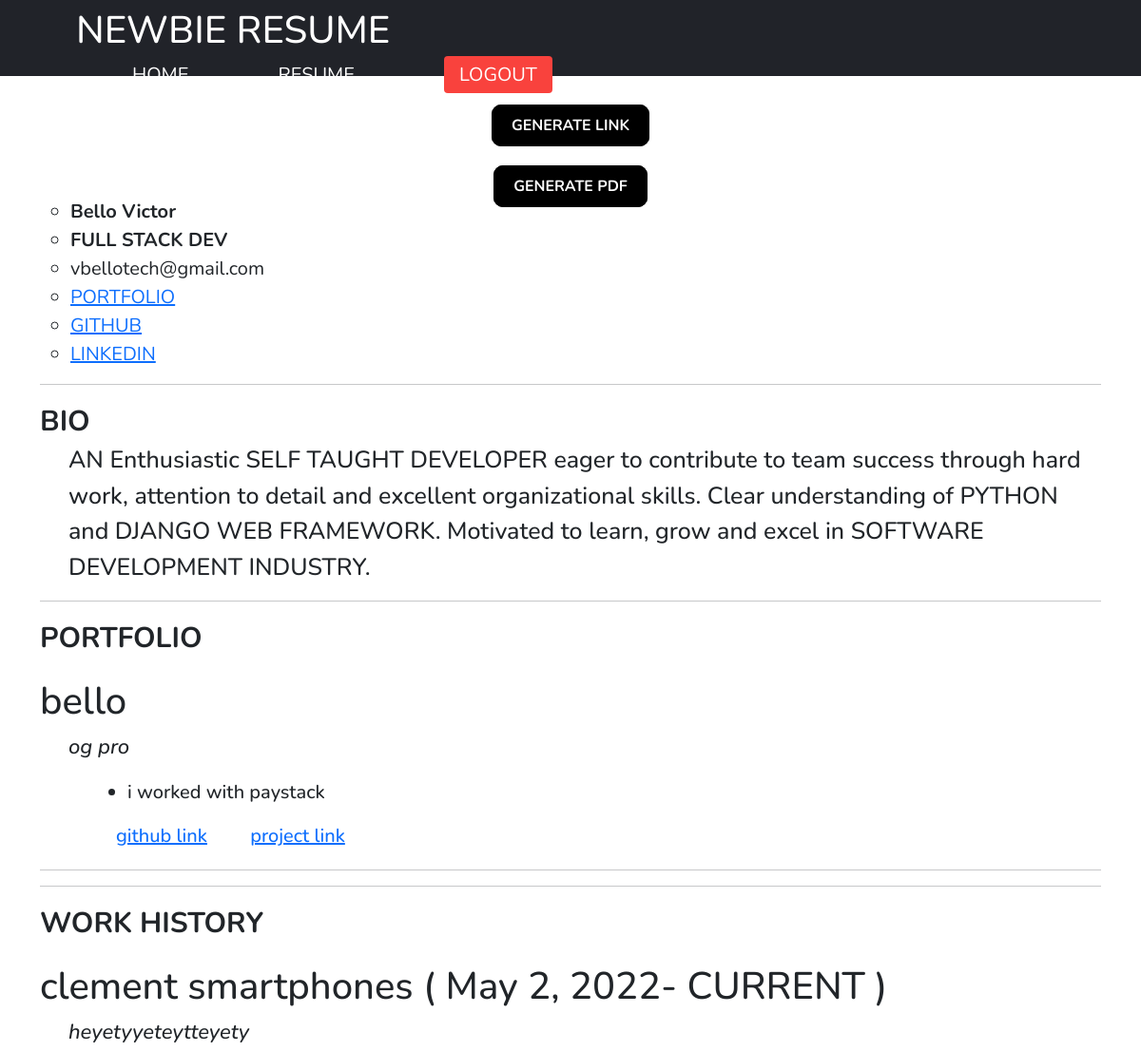
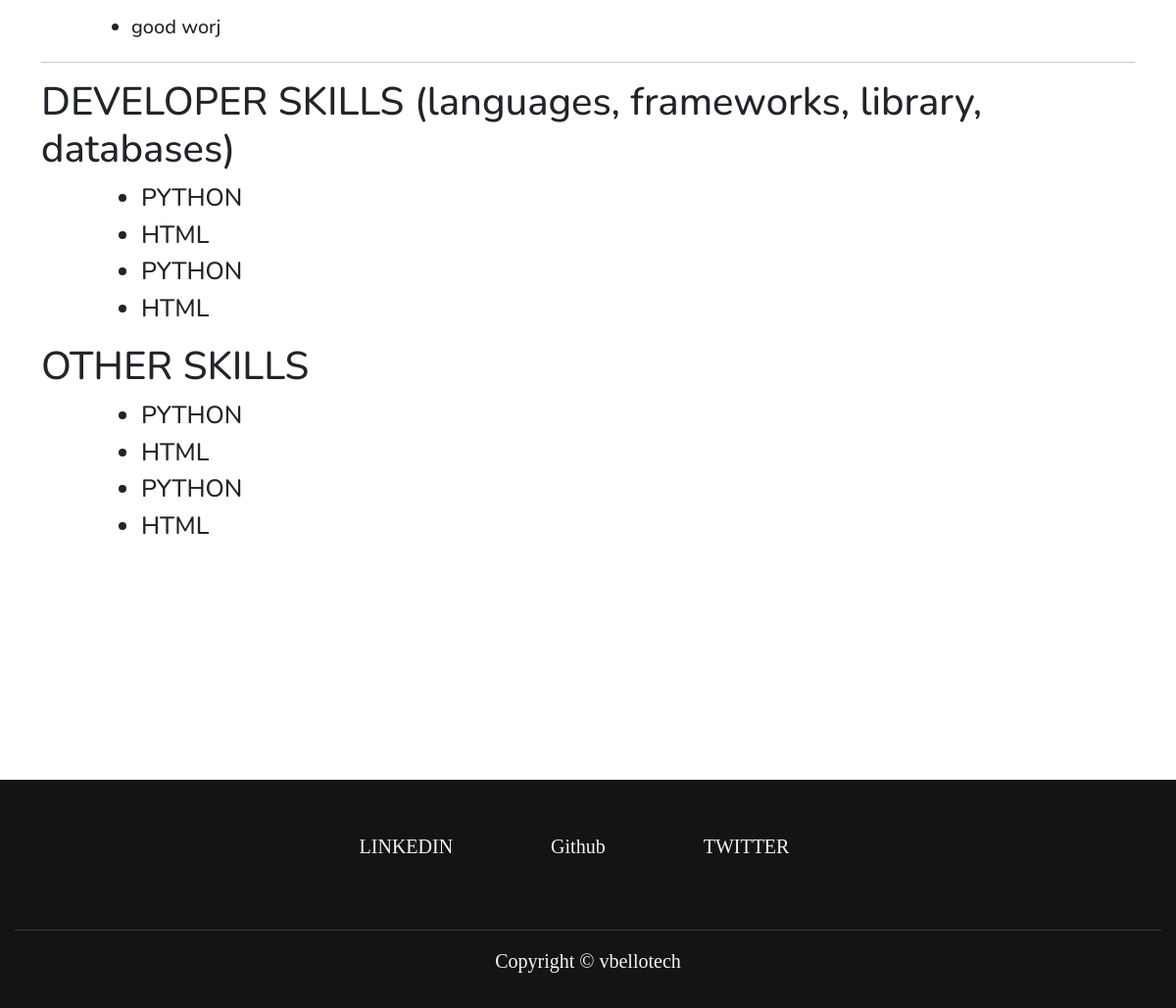
Page /resume/4/preview/ (signed in) on the committed database (2 pictures, top to bottom).
### resume/models.py (models this page shows, shortened)
class Resume(models.Model):
    user = models.ForeignKey('auth.user', on_delete=models.CASCADE)
    name = models.CharField(max_length=60)
    resume_link = models.URLField(blank=True, null=True)
    slug = models.SlugField(default=create_code())

class Userprofile(models.Model):
    user = models.OneToOneField('auth.user', on_delete=models.CASCADE)
    phone = PhoneNumberField(blank=True, null=True)
    bio = models.TextField(blank=True, null=True)
    portfolio = models.URLField(blank=True, null=True)
    github = models.URLField(blank=True, null=True)
    linkedin = models.URLField(blank=True, null=True)
    has_profile = models.BooleanField(default=False, blank=True, null=True)
    created_date = models.DateTimeField(default=timezone.now)

class Project(models.Model):
    user = models.ForeignKey('auth.user', on_delete=models.CASCADE)
    resume = models.ForeignKey('Resume', related_name="resume", null=True, on_delete=models.CASCADE)
    name = models.CharField(max_length=60)
    description = models.CharField(max_length=250, blank=False, null=False)
    github = models.URLField(blank=True, null=True)
    link = models.URLField(blank=True, null=True)
    date_added = models.DateTimeField(default=timezone.now)

class Experience(models.Model):
    project = models.ForeignKey('Project', related_name="project", on_delete=models.CASCADE)
    user = models.ForeignKey('auth.user', related_name="experience_gainer", on_delete=models.CASCADE)
    body = models.CharField(max_length=500, blank=False, null=False)
    date_added = models.DateTimeField(auto_now_add=True)

class Work(models.Model):
    user = models.ForeignKey('auth.user', on_delete=models.CASCADE)
    resume = models.ForeignKey('Resume', related_name="resume_work", null=True, on_delete=models.CASCADE)
    company_name = models.CharField(max_length=300)
    company_description = models.CharField(max_length=250, blank=False, null=False)
    start_date = models.DateField()
    end_date = models.DateField(blank=True, null=True)

class Responsibility(models.Model):
    work = models.ForeignKey('Work', related_name="work", on_delete=models.CASCADE)
    user = models.ForeignKey('auth.user', related_name="responsibilty_owner", on_delete=models.CASCADE)
    body = models.CharField(max_length=500, blank=False, null=False)
    date_added = models.DateTimeField(auto_now_add=True)

### resume/views.py (the view)
# urls.py: path('resume/<int:pk>/preview/', ResumePreviewView.as_view(), name="preview_resume"),
class ResumePreviewView(View, LoginRequiredMixin):
    def get(self, request, pk,  *args, **kwargs):
        mainuser = User.objects.get(username=request.user)
        userprofile = Userprofile.objects.get(user=request.user)
        resume = Resume.objects.get(user=self.request.user, pk=pk)
        project = Project.objects.filter(user=request.user, resume=resume)
        work = Work.objects.filter(user=request.user, resume=resume)
        context =  {
            'user':mainuser,
            'userp':userprofile,
            'resume':resume,
            'projects':project,
            'works':work
        }
        return render (self.request, 'resume/resume_review.html', context)

### templates/resume/resume_review.html
{% extends 'base.html' %}
{% load static %}
{% block content %}
     <div class="col-md-12">
        <div class="submit text-center">
                <a href="{% url 'resume:generate_link' pk=resume.pk %}">GENERATE LINK</a>
        </div>
    </div>
 <div class="col-md-12">
        <div class="submit text-center">
                <a href="{% url 'resume:generate_pdf' pk=resume.pk %}">GENERATE PDF</a>
        </div>
    </div>
<div class="container">
        <div class="developer">
            <ul>
                <li class="dev"><b>{{ user.last_name }} {{ user.first_name }}</b></li>
                <li class="dev"><b>{{ resume.name }}</b></li>
                <li>{{ user.email }} </li>
                <li><a href="{{ userp.portfolio }}">PORTFOLIO</a></li>
                <li><a href="{{ userp.github }}">GITHUB </a></li>
                <li><a href="{{ userp.linkedin }}">LINKEDIN</a></li>
            </ul>
        </div>
<hr>
        <div class="resume">
            <span>BIO</span>
            <p>
                  {{ userp.bio|linebreaksbr	}}
            </p>
        </div>
        <hr>
        {% if projects %}
        <span class="topic">PORTFOLIO</span>
        {% endif %}
        {% for project in projects %}
        <div class="portfolio">
           <h1>{{ project.name }}</h1>
           <p>
                <em>{{ project.description|linebreaksbr	}}</em>
            </p>
            <ul>
                {% for item in project.project.all %}
                <li>{{ item.body }}</li>
                {% endfor%}
            </ul>
            <div class="pr_li">
                <a href="{{ project.github }}">github link</a>
                {% if project.link %}
                <a href="{{ project.link }}">project link</a>
                {% endif %}
            </div>
        </div>
        <hr>
        {% endfor %}
<hr>
        {% if works %}
        <span class="topic">WORK HISTORY</span>
        {% endif %}
        {% for work in works %}
        <div class="portfolio">
            {% if work.end_date %}
            <h1>{{ work.company_name }} ( {{ work.start_date }}-{{ work.end_date }} )</h1>
            {% else %}
            <h1>{{ work.company_name }} ( {{ work.start_date }}- CURRENT )</h1>
            {% endif %}
            <p>
                <em>{{ work.company_description|linebreaksbr	}}</em>
            </p>
            <ul>
                {% for item in work.work.all %}
                <li>{{ item.body }}</li>
                {% endfor%}
            </ul>
        </div>
        <hr>
        {% endfor %}
        <div class="tech">
             <h1>DEVELOPER SKILLS (languages, frameworks, library, databases)</h1>
                <ul>
                    <li>PYTHON</li>
                    <li>HTML</li>
                    <li>PYTHON</li>
                    <li>HTML</li>
                </ul>
        </div>
         <div class="tech">
             <h1>OTHER SKILLS</h1>
                <ul>
                    <li>PYTHON</li>
                    <li>HTML</li>
                    <li>PYTHON</li>
                    <li>HTML</li>
                </ul>
        </div>
    </div>
{% endblock content %}

### static/styling/style.css (style rules this page uses)
:root { --darkgray: #212329; --brightred: #f9423d; --white: #fff; --lightred: #f9433dcc; }
* { box-sizing: border-box; margin: 0; padding: 0; font-family: "Nunito", sans-serif; }
h1 { text-align: center; align-items: center; margin-top: 80px; font-size: 1em; }
.submit { margin-top: 40px; }
.submit a { background-color: black; color: #ffffff; border-radius: 10px; -webkit-transition: all 0.3s; padding: 10px 20px; transition: all 0.3s; border: 1px solid black; text-decoration: none; cursor: pointer; font-weight: bold; margin-top: 20px; }
.developer { font-size: 20px; }
.developer ul li { list-style: circle; }
.resume span { font-size: 30px; font-weight: 700; }
.topic { font-size: 30px; font-weight: 700; }
.resume p { font-size: 25px; font-weight: 500; margin-left: 30px; }
.portfolio { margin: 20px 0; }
.portfolio h1 { text-align: left; }
.portfolio p { text-align: left; font-size: 22px; font-weight: 500; margin-left: 30px; }
.portfolio ul { text-align: left; font-size: 20px; font-weight: 500; margin-left: 60px; }
.portfolio .pr_li { text-align: left; font-size: 20px; font-weight: 500; margin-left: 80px; }
.portfolio .pr_li a { margin-right: 40px; }
.tech h1 { text-align: left; }
.tech ul { text-align: left; font-size: 25px; font-weight: 500; margin-left: 70px; }

### rows in the picture
Resume: name "FULL STACK DEV"
Userprofile: bio "AN Enthusiastic SELF TAUGHT DEVELOPER eager to contribute to team success through hard work, attention to detail and excellent organizational skills. Clear understanding of PYTHON and DJANGO WEB FRAMEWORK. Motivated to learn, grow and excel in SOFTWARE DEVELOPMENT INDUSTRY."
Project: name "bello", description "og pro"
Experience: body "i worked with paystack"
Work: company_name "clement smartphones", start_date "May 2, 2022", company_description "heyetyyeteytteyety"
Responsibility: body "good worj"

### other values in the picture
{{ user.last_name }} "Bello"
{{ user.first_name }} "Victor"
{{ user.email }} "vbellotech@gmail.com"
